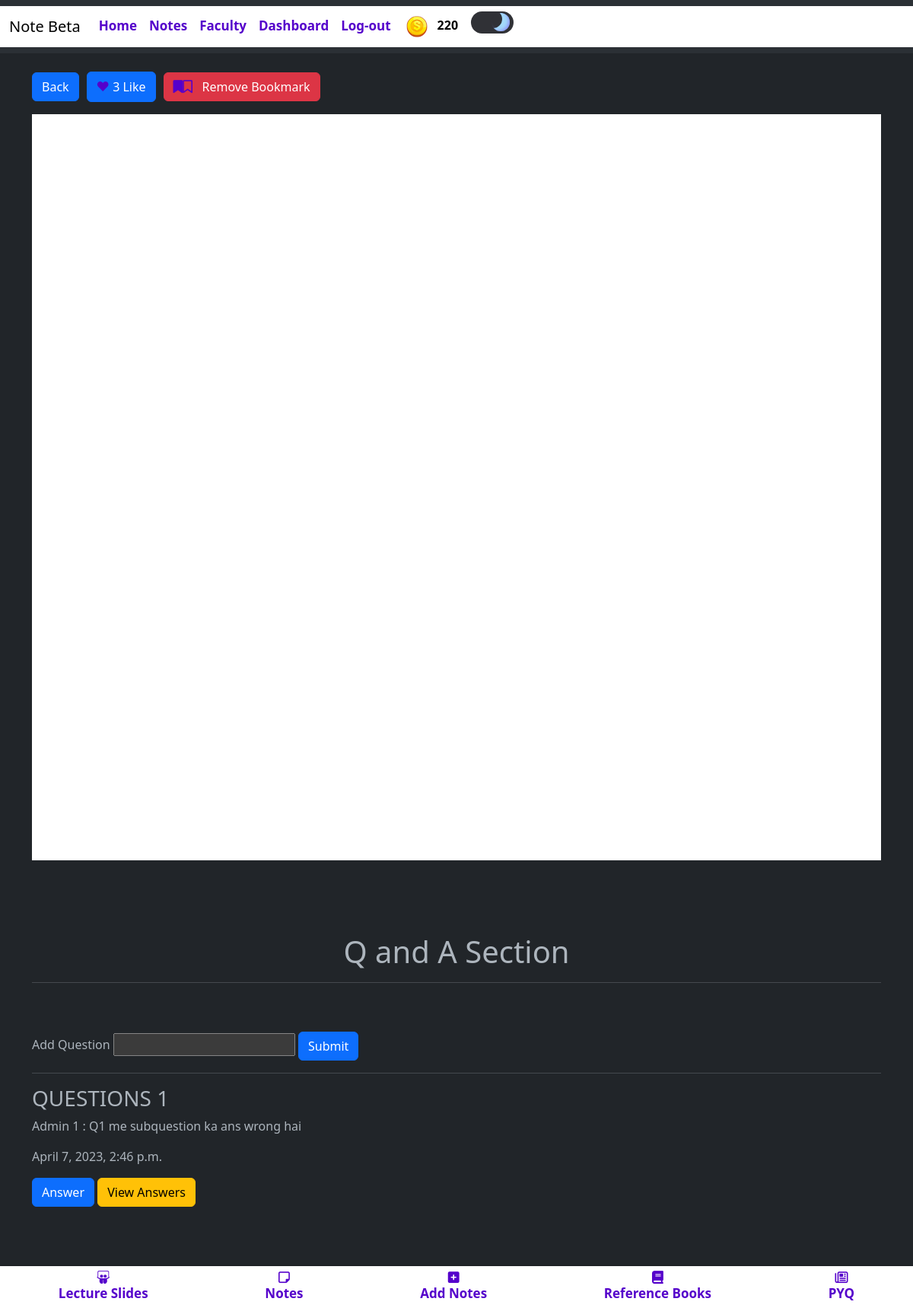
Before: /notes/applied-mathematics-4-5/ (signed in) with the older database file.
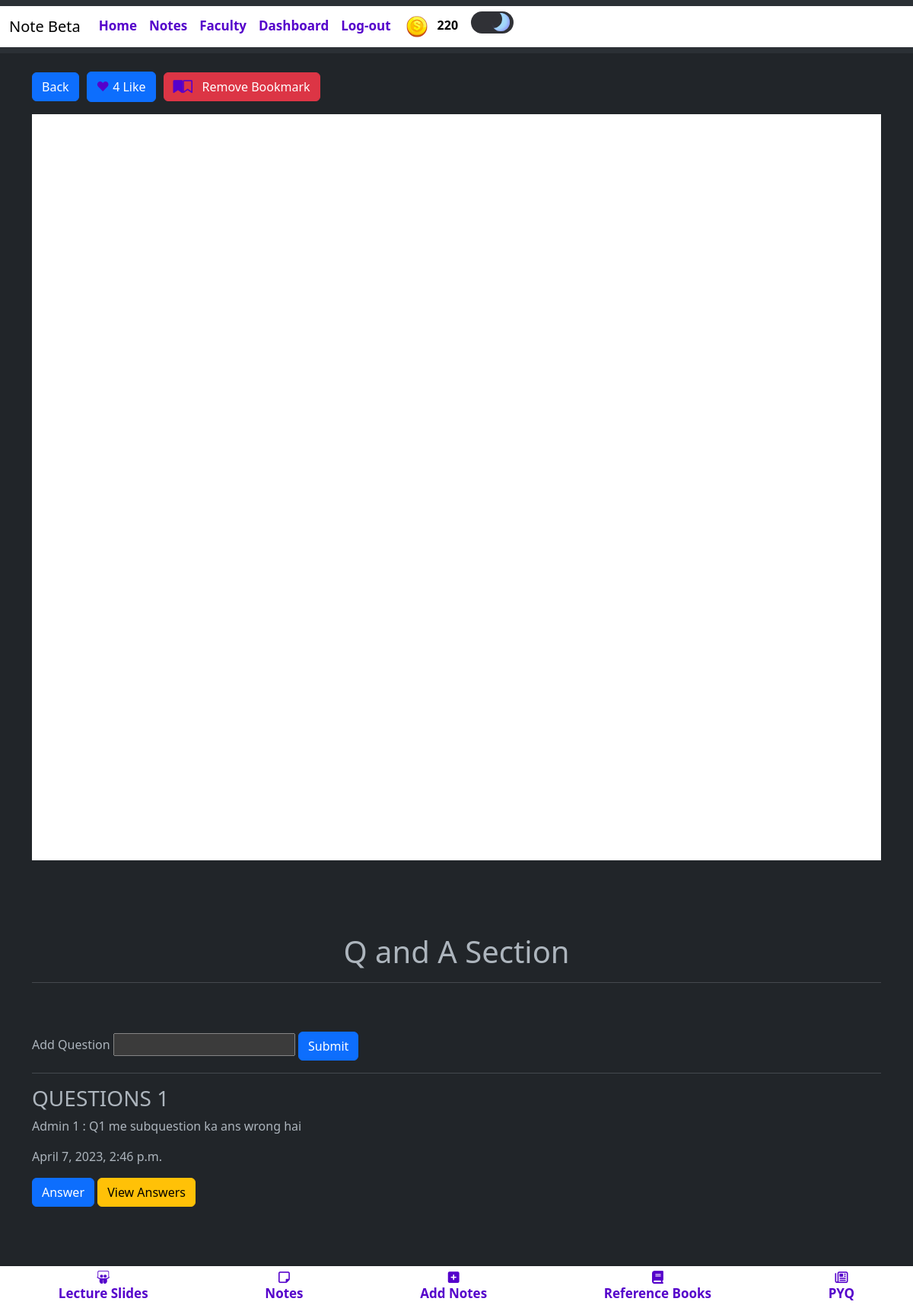
After: the same page with the newer database file.
### blogapp/models.py (models this page shows, shortened)
class Notes(models.Model):
    typ = (
        ('Assignment','Assignment'),
        ('Experiment','Experiment'),
        ('Notes','Notes'),
        ('ReferenceBook','Reference Book'),
        ('LectureSlides','Lecture Slides'),
        ('PYQ','PYQ'),
    )
    mods = (
        ('1','1'),
        ('2','2'),
        ('3','3'),
        ('4','4'),
        ('5','5'),
        ('6','6'),
    )
    desc = models.TextField(max_length=500,null=True,blank=True)
    mod = models.CharField(max_length=5,choices=mods,null=True,blank=True)
    file = models.FileField(upload_to='notes/')
    author = models.ForeignKey(UserAccount,on_delete=models.CASCADE)
    status = models.BooleanField(default=False)
    likes = models.ManyToManyField(UserAccount,related_name="notes_like",default=0)
    views = models.PositiveIntegerField(default=0)
    buy=models.ManyToManyField(UserAccount,related_name="buy_notes")
    typeN = models.CharField(max_length=50,null=True,blank=True,choices=typ)
    docid = models.CharField(max_length=300,null=True,blank=True)
    sub =  models.ForeignKey(Subject,on_delete=models.CASCADE,null=True,blank=True)
    slug = AutoSlugField(populate_from = 'sub',unique=True,null=True,default=None)
    nDetail = models.CharField(max_length=100,null=True,blank=True)
    def __str__(self):
        niu = f'{self.sub.name} - {self.mod} {self.typeN} by {self.author}'
        return niu
    def comnt(self):
        return f'/notes/{self.slug}/comment/'

### blogapp/views.py (the view, shortened to what this page needs)
# urls.py: path('notes/<slug:slug>/',views.noteViewer,name='notesViewer'),
@login_required(login_url='/login/')
def noteViewer(request, slug):
    notes = Notes.objects.filter(slug=slug)
    note = get_object_or_404(Notes, slug=slug)
    cmnt = Comment.objects.filter(toU = note.author)
    total_comments = note.comment_set.count()
    view_count = request.session.get('view_count', {})
    if not view_count.get(slug):
        view_count[slug] = 0
    user = request.user
    bookmarked_notes = user.bookmarks.all()
    is_bookmarked = note in bookmarked_notes
    context = {
        'notes': notes,
        'note': note,
        'view_count': view_count.get(slug, 0),
        'is_bookmarked': is_bookmarked,
        'cmnt' : cmnt,
        'total_comments':total_comments
    }
    return render(request, 'main/noteViewer.html', context)

### blogapp/models.py (called while the page is built)
    def __str__(self):
        return f"{self.name} ({self.coins_scored})"

    def reply(self):
        return f'/notes/{self.note.slug}/comment/{self.slug}/'

    def seeR(self):
        return f'/seeRply/{self.slug}/'

### templates/main/noteViewer.html (shortened to what this page needs)
{% extends 'index.html' %}
{% block content %}
<div class="container mt-4">
  <div class="d-flex align-items-center mb-3">
    <a href="{% url 'notes' %}" class="btn btn-primary mr-3">Back</a>
    <form action="{% url 'like_notes' note.pk %}" method="POST">
      {% if request.user in x.likes.all %}
      <button type="submit" class="btn btn-primary liked" style="margin-left: 10px; margin-right: 10px;">
        <span class="heart-icon">&hearts;</span> {{ note.likes.count }} Liked
      </button>
      {% else %}
      <button type="submit" class="btn btn-primary like" style="margin-left: 10px; margin-right: 10px;">
        <span class="heart-icon">&hearts;</span> {{ note.likes.count }} Like
      </button>
      {% endif %}
    </form>
    {% if is_bookmarked %}
    <form method="POST" action="{% url 'notesViewer' note.slug %}">
      <button type="submit" name="bookmark" value="remove" class="btn btn-danger">
        <i class="fa fa-bookmark" aria-hidden="true"></i><i class="fa fa-bookmark-o" aria-hidden="true"></i>
                  &nbsp; Remove Bookmark
      </button>
    </form>
    {% endif %}
  </div>
<div class="row">
  <iframe src="{{ note.docid }}" width="840" height="980" allow="autoplay"></iframe>
</div>
<br>
<br><br><br>
  <h1 style="text-align: center;">Q and A Section</h1>
  <hr><br>
<br>
  <div class="row">
    <form action="{{note.comnt}}" method="post">
      <label for="">Add Question</label>
      <input type="text" name="cmnt" id="">
      <button type="submit" class="btn btn-primary">Submit</button>
    </form>
  </div>
  <hr>
  <div class="row">
    <h3>QUESTIONS {{total_comments}}</h3>
    {% for x in cmnt %}
      <p>{{x.fromU.name}} : {{x.cmnt}}</p>
      <p>{{x.cmntDate}}</p>
      <p><button type="button" class="btn btn-primary" data-bs-toggle="modal" data-bs-target="#exampleModal{{forloop.counter}}">
        Answer
      </button>
      <a href="{{x.seeR}}"><button type="button" class="btn btn-warning" data-bs-toggle="modal" >View Answers</button></a>
      </p>
    {% endfor %}
  </div>
</div>
{% endblock %}

Changed rows visible on the page:
changed Notes: likes.count "3" → "4"
